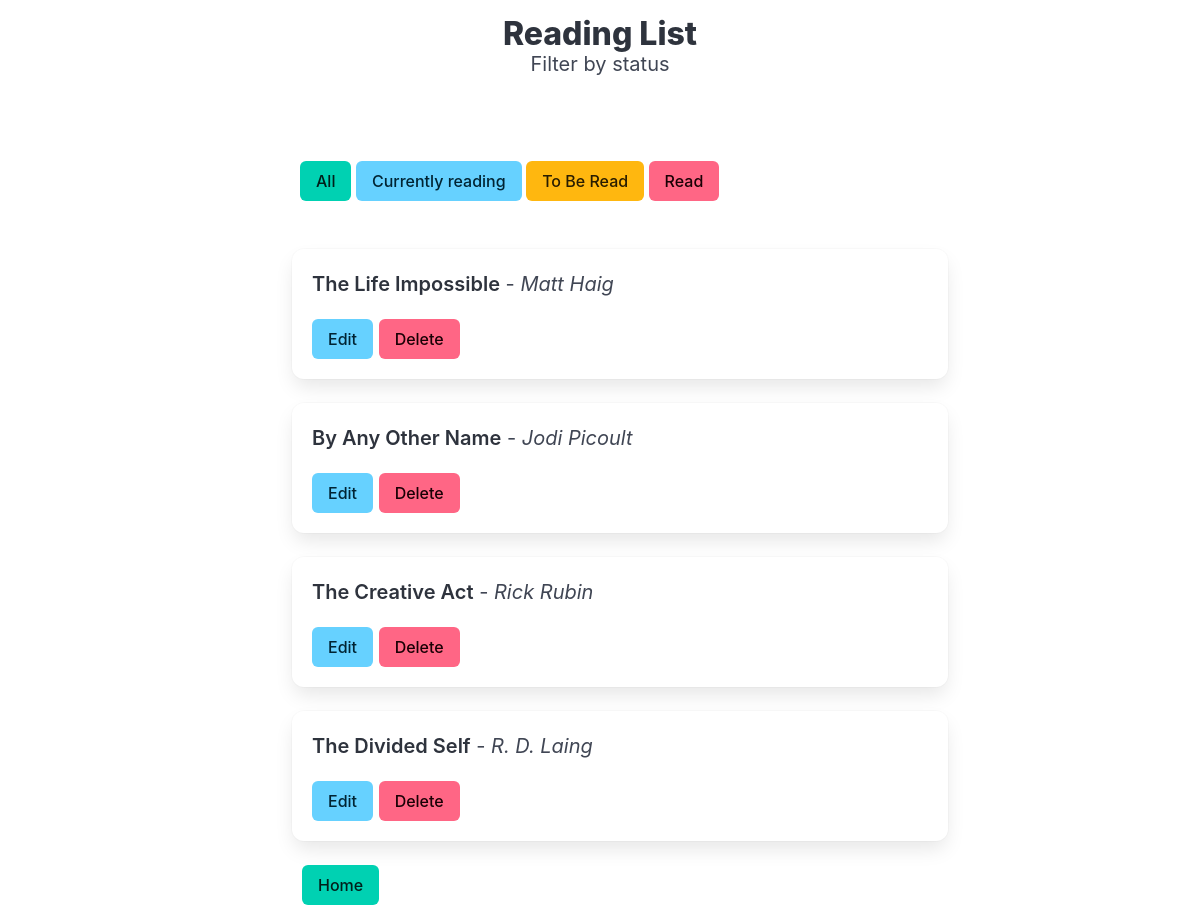
/view, run on the app's committed database.
### tables this page shows
CREATE TABLE book (
            book_id INTEGER PRIMARY KEY AUTOINCREMENT,
            title TEXT NOT NULL,
            author TEXT NOT NULL,
            status TEXT,
            added_at TEXT NOT NULL
        );

### app.py (the view)
@app.route('/view')
def viewtitle():
    books = get_all_books()
    return render_template('viewtitle.html', books = books, current_status = 'all')

### database.py (called while the page is built)
def get_db():
    conn = sqlite3.connect('book.db')
    conn.row_factory = sqlite3.Row
    return conn

def get_all_books():
    conn = get_db()
    cursor = conn.cursor()
    books = cursor.execute('SELECT * FROM book').fetchall()
    result = []
    for book in books:
        result.append({
            'id': book['book_id'],
            'title': book['title'],
            'author': book['author'],
            'status': book['status']
        })
    conn.close()
    return result

### templates/viewtitle.html (shortened to what this page needs)
<!DOCTYPE html>
<html lang="en">
<head>
    <link rel="stylesheet" href="https://cdn.jsdelivr.net/npm/bulma@1.0.4/css/bulma.min.css">
    <link rel="stylesheet" href="../static/style.css">
</head>
<body>
    <h1 class="title has-text-centered mt-4">Reading List</h1>
    <h2 class="subtitle has-text-centered">Filter by status</h2>
    <div class="column is-three-fifths is-offset-one-fifth">
        <div class="section">
            <a href="/view"><button class="button is-primary">All</button></a>
            <a href="/view/currently_reading"><button class="button is-info">Currently reading</button></a>
            <a href="/view/to_be_read"><button class="button is-warning">To Be Read</button></a>
            <a href="/view/read"><button class="button is-danger">Read</button></a>
        </div>
        <div class="content is-medium">
            <ul>
                {% for book in books %}
                <li class="box">
                    <p class="listing"><strong>{{ book.title }}</strong> - <em>{{ book.author}}</em></p>
                    <a href="/edit/{{ book.id }}"><button class="button is-info">Edit</button></a>
                    <form method="POST" action="/delete/{{ book.id }}" style="display: inline;">
            <button class="button is-danger" type="submit" onclick="return confirm('Delete this book?')">Delete</button>
        </form>
                </li>
                {% endfor %}
            </ul>
        </div>
        <a href="{{url_for('tracker')}}" id="homebutton">
                <button class="button is-primary">Home</button>
            </a>
    </div>
</body>
</html>

### static/style.css (style rules this page uses)
li { list-style-type: none; }
a#homebutton { margin-left: 50px; margin-top: 20px; }

### data on the page
book: title "The Life Impossible", author "Matt Haig"
book: title "By Any Other Name", author "Jodi Picoult"
book: title "The Creative Act", author "Rick Rubin"
book: title "The Divided Self", author "R. D. Laing"
